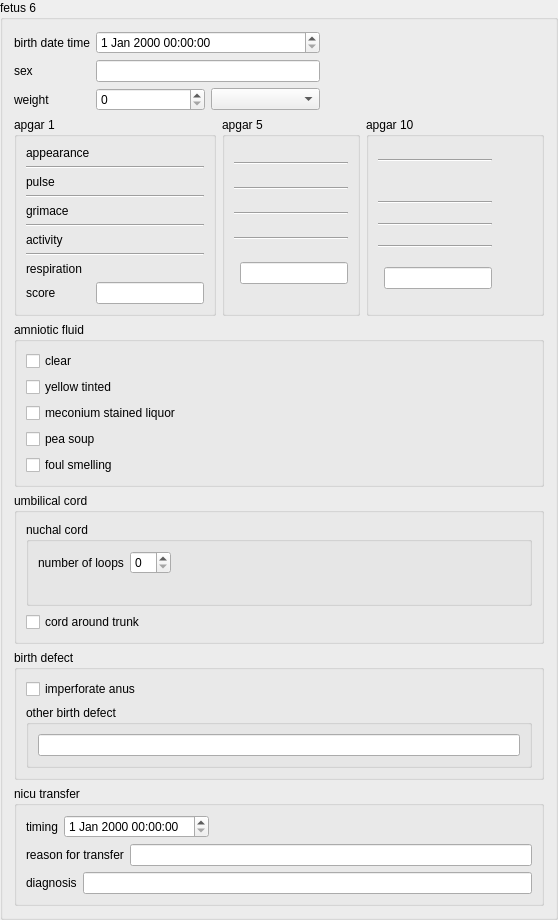
    <widget class="QGroupBox" name="fetus6GroupBox">
     <property name="title">
      <string>fetus 6</string>
     </property>
     <layout class="QVBoxLayout" name="verticalLayout_48">
      <item>
       <layout class="QGridLayout" name="gridLayout_29">
        <item row="0" column="0">
         <widget class="QLabel" name="fetus6BirthDateTimeLabel">
          <property name="text">
           <string>birth date time</string>
          </property>
         </widget>
        </item>
        <item row="0" column="1">
         <widget class="QDateTimeEdit" name="fetus6BirthDateTimeEdit"/>
        </item>
        <item row="1" column="0">
         <widget class="QLabel" name="fetus6SexLabel">
          <property name="text">
           <string>sex</string>
          </property>
         </widget>
        </item>
        <item row="1" column="1">
         <layout class="QHBoxLayout" name="horizontalLayout_48">
          <item>
           <layout class="QHBoxLayout" name="fetus6SexRadioLayout"/>
          </item>
          <item>
           <widget class="QLineEdit" name="fetus6SexLineEdit"/>
          </item>
         </layout>
        </item>
        <item row="1" column="2">
         <spacer name="horizontalSpacer_37">
          <property name="orientation">
           <enum>Qt::Horizontal</enum>
          </property>
          <property name="sizeHint" stdset="0">
           <size>
            <width>208</width>
            <height>20</height>
           </size>
          </property>
         </spacer>
        </item>
        <item row="2" column="0">
         <widget class="QLabel" name="fetus6WeightLabel">
          <property name="text">
           <string>weight</string>
          </property>
         </widget>
        </item>
        <item row="2" column="1">
         <layout class="QHBoxLayout" name="horizontalLayout_49">
          <item>
           <widget class="QDoubleSpinBox" name="fetus6WeightValueDoubleSpinBox">
            <property name="decimals">
             <number>0</number>
            </property>
            <property name="maximum">
             <double>1000000.000000000000000</double>
            </property>
           </widget>
          </item>
          <item>
           <widget class="QComboBox" name="fetus6WeightUnitComboBox"/>
          </item>
         </layout>
        </item>
       </layout>
      </item>
      <item>
       <layout class="QHBoxLayout" name="horizontalLayout_50">
        <item>
         <widget class="QGroupBox" name="fetus6Apgar1GroupBox">
          <property name="title">
           <string>apgar 1</string>
          </property>
          <layout class="QGridLayout" name="gridLayout_30">
           <item row="1" column="0" colspan="2">
            <widget class="Line" name="line_61">
             <property name="orientation">
              <enum>Qt::Horizontal</enum>
             </property>
            </widget>
           </item>
           <item row="6" column="0">
            <widget class="QLabel" name="fetus6ApgarActivityLabel">
             <property name="text">
              <string>activity</string>
             </property>
            </widget>
           </item>
           <item row="2" column="1">
            <layout class="QVBoxLayout" name="fetus6ApgarPulseRadioLayout"/>
           </item>
           <item row="2" column="0">
            <widget class="QLabel" name="fetus6ApgarPulseLabel">
             <property name="text">
              <string>pulse</string>
             </property>
            </widget>
           </item>
           <item row="8" column="1">
            <layout class="QVBoxLayout" name="fetus6ApgarRespirationRadioLayout"/>
           </item>
           <item row="7" column="0" colspan="2">
            <widget class="Line" name="line_62">
             <property name="orientation">
              <enum>Qt::Horizontal</enum>
             </property>
            </widget>
           </item>
           <item row="6" column="1">
            <layout class="QVBoxLayout" name="fetus6ApgarActivityRadioLayout"/>
           </item>
           <item row="0" column="1">
            <layout class="QVBoxLayout" name="fetus6ApgarAppearanceRadioLayout"/>
           </item>
           <item row="4" column="1">
            <layout class="QVBoxLayout" name="fetus6ApgarGrimaceRadioLayout"/>
           </item>
           <item row="0" column="0">
            <widget class="QLabel" name="fetus6ApgarAppearanceLabel">
             <property name="text">
              <string>appearance</string>
             </property>
            </widget>
           </item>
           <item row="8" column="0">
            <widget class="QLabel" name="fetus6ApgarRespirationLabel">
             <property name="text">
              <string>respiration</string>
             </property>
            </widget>
           </item>
           <item row="4" column="0">
            <widget class="QLabel" name="fetus6ApgarGrimaceLabel">
             <property name="text">
              <string>grimace</string>
             </property>
            </widget>
           </item>
           <item row="5" column="0" colspan="2">
            <widget class="Line" name="line_63">
             <property name="orientation">
              <enum>Qt::Horizontal</enum>
             </property>
            </widget>
           </item>
           <item row="3" column="0" colspan="2">
            <widget class="Line" name="line_64">
             <property name="orientation">
              <enum>Qt::Horizontal</enum>
             </property>
            </widget>
           </item>
           <item row="9" column="0">
            <widget class="QLabel" name="fetus6ApgarScoreLabel">
             <property name="text">
              <string>score</string>
             </property>
            </widget>
           </item>
           <item row="9" column="1">
            <widget class="QLineEdit" name="fetus6ApgarScore1LineEdit">
             <property name="sizePolicy">
              <sizepolicy hsizetype="Preferred" vsizetype="Fixed">
               <horstretch>0</horstretch>
               <verstretch>0</verstretch>
              </sizepolicy>
             </property>
             <property name="readOnly">
              <bool>true</bool>
             </property>
            </widget>
           </item>
          </layout>
         </widget>
        </item>
        <item>
         <widget class="QGroupBox" name="fetus6Apgar5GroupBox">
          <property name="title">
           <string>apgar 5</string>
          </property>
          <layout class="QGridLayout" name="gridLayout_31">
           <item row="0" column="1">
            <layout class="QVBoxLayout" name="fetus6Apgar5AppearanceRadioLayout"/>
           </item>
           <item row="6" column="1">
            <layout class="QVBoxLayout" name="fetus6Apgar5ActivityRadioLayout"/>
           </item>
           <item row="3" column="0" colspan="2">
            <widget class="Line" name="line_65">
             <property name="orientation">
              <enum>Qt::Horizontal</enum>
             </property>
            </widget>
           </item>
           <item row="5" column="0" colspan="2">
            <widget class="Line" name="line_66">
             <property name="orientation">
              <enum>Qt::Horizontal</enum>
             </property>
            </widget>
           </item>
           <item row="8" column="1">
            <layout class="QVBoxLayout" name="fetus6Apgar5RespirationRadioLayout"/>
           </item>
           <item row="4" column="1">
            <layout class="QVBoxLayout" name="fetus6Apgar5GrimaceRadioLayout"/>
           </item>
           <item row="7" column="0" colspan="2">
            <widget class="Line" name="line_67">
             <property name="orientation">
              <enum>Qt::Horizontal</enum>
             </property>
            </widget>
           </item>
           <item row="2" column="1">
            <layout class="QVBoxLayout" name="fetus6Apgar5PulseRadioLayout"/>
           </item>
           <item row="1" column="0" colspan="2">
            <widget class="Line" name="line_68">
             <property name="orientation">
              <enum>Qt::Horizontal</enum>
             </property>
            </widget>
           </item>
           <item row="10" column="1">
            <widget class="QLineEdit" name="fetus6ApgarScore5LineEdit">
             <property name="sizePolicy">
              <sizepolicy hsizetype="Preferred" vsizetype="Fixed">
               <horstretch>0</horstretch>
               <verstretch>0</verstretch>
              </sizepolicy>
             </property>
             <property name="readOnly">
              <bool>true</bool>
             </property>
            </widget>
           </item>
          </layout>
         </widget>
        </item>
        <item>
         <widget class="QGroupBox" name="fetus6Apgar10GroupBox">
          <property name="title">
           <string>apgar 10</string>
          </property>
          <layout class="QGridLayout" name="gridLayout_32">
           <item row="8" column="1">
            <layout class="QVBoxLayout" name="fetus6Apgar10RespirationRadioLayout"/>
           </item>
           <item row="5" column="0" colspan="2">
            <widget class="Line" name="line_69">
             <property name="orientation">
              <enum>Qt::Horizontal</enum>
             </property>
            </widget>
           </item>
           <item row="4" column="1">
            <layout class="QVBoxLayout" name="fetus6Apgar10GrimaceRadioLayout"/>
           </item>
           <item row="2" column="1">
            <layout class="QVBoxLayout" name="fetus6Apgar10PulseRadioLayout"/>
           </item>
           <item row="0" column="1">
            <layout class="QVBoxLayout" name="fetus6Apgar10AppearanceRadioLayout"/>
           </item>
           <item row="3" column="0" colspan="2">
            <widget class="Line" name="line_70">
             <property name="orientation">
              <enum>Qt::Horizontal</enum>
             </property>
            </widget>
           </item>
           <item row="7" column="0" colspan="2">
            <widget class="Line" name="line_71">
             <property name="orientation">
              <enum>Qt::Horizontal</enum>
             </property>
            </widget>
           </item>
           <item row="2" column="2">
            <spacer name="horizontalSpacer_38">
             <property name="orientation">
              <enum>Qt::Horizontal</enum>
             </property>
             <property name="sizeHint" stdset="0">
              <size>
               <width>40</width>
               <height>20</height>
              </size>
             </property>
            </spacer>
           </item>
           <item row="1" column="0" colspan="2">
            <widget class="Line" name="line_72">
             <property name="orientation">
              <enum>Qt::Horizontal</enum>
             </property>
            </widget>
           </item>
           <item row="6" column="1">
            <layout class="QVBoxLayout" name="fetus6Apgar10ActivityRadioLayout"/>
           </item>
           <item row="9" column="1">
            <widget class="QLineEdit" name="fetus6ApgarScore10LineEdit">
             <property name="sizePolicy">
              <sizepolicy hsizetype="Preferred" vsizetype="Fixed">
               <horstretch>0</horstretch>
               <verstretch>0</verstretch>
              </sizepolicy>
             </property>
             <property name="readOnly">
              <bool>true</bool>
             </property>
            </widget>
           </item>
          </layout>
         </widget>
        </item>
       </layout>
      </item>
      <item>
       <widget class="QGroupBox" name="fetus6AmnioticFluidGroupBox">
        <property name="title">
         <string>amniotic fluid</string>
        </property>
        <layout class="QVBoxLayout" name="verticalLayout_49">
         <item>
          <widget class="QCheckBox" name="fetus6AmnioticFluidClearCheckBox">
           <property name="text">
            <string>clear</string>
           </property>
          </widget>
         </item>
         <item>
          <widget class="QCheckBox" name="fetus6AmnioticFluidYellowTintedCheckBox">
           <property name="text">
            <string>yellow tinted</string>
           </property>
          </widget>
         </item>
         <item>
          <widget class="QCheckBox" name="fetus6AmnioticFluidMeconiumStainedLiquorCheckBox">
           <property name="text">
            <string>meconium stained liquor</string>
           </property>
          </widget>
         </item>
         <item>
          <widget class="QCheckBox" name="fetus6AmnioticFluidPeaSoupCheckBox">
           <property name="text">
            <string>pea soup</string>
           </property>
          </widget>
         </item>
         <item>
          <widget class="QCheckBox" name="fetus6AmnioticFluidFoulSmellingCheckBox">
           <property name="text">
            <string>foul smelling</string>
           </property>
          </widget>
         </item>
        </layout>
       </widget>
      </item>
      <item>
       <widget class="QGroupBox" name="fetus6UmbilicalCordGroupBox">
        <property name="title">
         <string>umbilical cord</string>
        </property>
        <layout class="QVBoxLayout" name="verticalLayout_50">
         <item>
          <widget class="QGroupBox" name="fetus6NuchalCordGroupBox">
           <property name="title">
            <string>nuchal cord</string>
           </property>
           <layout class="QVBoxLayout" name="verticalLayout_51">
            <item>
             <layout class="QHBoxLayout" name="horizontalLayout_51">
              <item>
               <widget class="QLabel" name="fetus6NumberOfLoopLabel">
                <property name="text">
                 <string>number of loops</string>
                </property>
               </widget>
              </item>
              <item>
               <widget class="QSpinBox" name="fetus6NumberOfLoopSpinBox"/>
              </item>
              <item>
               <spacer name="horizontalSpacer_39">
                <property name="orientation">
                 <enum>Qt::Horizontal</enum>
                </property>
                <property name="sizeHint" stdset="0">
                 <size>
                  <width>40</width>
                  <height>20</height>
                 </size>
                </property>
               </spacer>
              </item>
             </layout>
            </item>
            <item>
             <layout class="QHBoxLayout" name="horizontalLayout_52">
              <item>
               <layout class="QHBoxLayout" name="fetus6LooseOrTightNuchalCordHorizontalLayout"/>
              </item>
              <item>
               <spacer name="horizontalSpacer_40">
                <property name="orientation">
                 <enum>Qt::Horizontal</enum>
                </property>
                <property name="sizeHint" stdset="0">
                 <size>
                  <width>40</width>
                  <height>20</height>
                 </size>
                </property>
               </spacer>
              </item>
             </layout>
            </item>
           </layout>
          </widget>
         </item>
         <item>
          <widget class="QCheckBox" name="fetus6UmbilicalCordAroundTrunkCheckBox">
           <property name="text">
            <string>cord around trunk</string>
           </property>
          </widget>
         </item>
        </layout>
       </widget>
      </item>
      <item>
       <widget class="QGroupBox" name="fetus6BirthDefectGroupBox">
        <property name="title">
         <string>birth defect</string>
        </property>
        <layout class="QVBoxLayout" name="verticalLayout_52">
         <item>
          <widget class="QCheckBox" name="fetus6ImperforateAnusCheckBox">
           <property name="text">
            <string>imperforate anus</string>
           </property>
          </widget>
         </item>
         <item>
          <widget class="QGroupBox" name="fetus6OtherBirthDefectGroupBox">
           <property name="title">
            <string>other birth defect</string>
           </property>
           <layout class="QVBoxLayout" name="verticalLayout_53">
            <item>
             <widget class="QLineEdit" name="fetus6OtherBirthDefectLineEdit"/>
            </item>
           </layout>
          </widget>
         </item>
        </layout>
       </widget>
      </item>
      <item>
       <widget class="QGroupBox" name="fetus6NicuTransferGroupBox">
        <property name="title">
         <string>nicu transfer</string>
        </property>
        <layout class="QVBoxLayout" name="verticalLayout_54">
         <item>
          <layout class="QHBoxLayout" name="horizontalLayout_53">
           <item>
            <widget class="QLabel" name="fetus6NicuTransferDateTimeLabel">
             <property name="text">
              <string>timing</string>
             </property>
            </widget>
           </item>
           <item>
            <layout class="QHBoxLayout" name="fetus6NicuTransferRadioHorizontalLayout"/>
           </item>
           <item>
            <widget class="QDateTimeEdit" name="fetus6NicuTransferDateTimeEdit"/>
           </item>
           <item>
            <spacer name="horizontalSpacer_41">
             <property name="orientation">
              <enum>Qt::Horizontal</enum>
             </property>
             <property name="sizeHint" stdset="0">
              <size>
               <width>40</width>
               <height>20</height>
              </size>
             </property>
            </spacer>
           </item>
          </layout>
         </item>
         <item>
          <layout class="QHBoxLayout" name="horizontalLayout_54">
           <item>
            <widget class="QLabel" name="fetus6ReasonForNicuTransferLabel">
             <property name="text">
              <string>reason for transfer</string>
             </property>
            </widget>
           </item>
           <item>
            <widget class="QLineEdit" name="fetus6ReasonForNicuTransferLineEdit"/>
           </item>
          </layout>
         </item>
         <item>
          <layout class="QHBoxLayout" name="horizontalLayout_55">
           <item>
            <widget class="QLabel" name="fetus6NicuTransferDiagnosisLabel">
             <property name="text">
              <string>diagnosis</string>
             </property>
            </widget>
           </item>
           <item>
            <widget class="QLineEdit" name="fetus6NicuTransferDiagnosisLineEdit">
             <property name="text">
              <string/>
             </property>
            </widget>
           </item>
          </layout>
         </item>
        </layout>
       </widget>
      </item>
     </layout>
    </widget>
